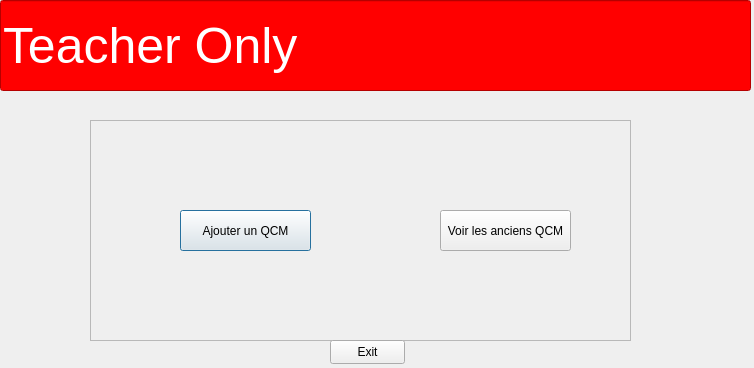
<?xml version="1.0" encoding="UTF-8"?>
<ui version="4.0">
 <class>Qcm</class>
 <widget class="QDialog" name="Qcm">
  <property name="geometry">
   <rect>
    <x>0</x>
    <y>0</y>
    <width>754</width>
    <height>368</height>
   </rect>
  </property>
  <property name="windowTitle">
   <string>Dialog</string>
  </property>
  <property name="styleSheet">
   <string notr="true">backgroud-color:white;
</string>
  </property>
  <widget class="QLineEdit" name="lineEdit">
   <property name="geometry">
    <rect>
     <x>0</x>
     <y>0</y>
     <width>751</width>
     <height>91</height>
    </rect>
   </property>
   <property name="styleSheet">
    <string notr="true">background-color:red;
color: white;
font-size: 50px;
justify-content: center;
text-align: center;

</string>
   </property>
   <property name="text">
    <string>Teacher Only</string>
   </property>
  </widget>
  <widget class="QFrame" name="frame">
   <property name="geometry">
    <rect>
     <x>90</x>
     <y>120</y>
     <width>541</width>
     <height>221</height>
    </rect>
   </property>
   <property name="frameShape">
    <enum>QFrame::StyledPanel</enum>
   </property>
   <property name="frameShadow">
    <enum>QFrame::Raised</enum>
   </property>
   <widget class="QPushButton" name="addQcm">
    <property name="geometry">
     <rect>
      <x>90</x>
      <y>90</y>
      <width>131</width>
      <height>41</height>
     </rect>
    </property>
    <property name="text">
     <string>Ajouter un QCM</string>
    </property>
   </widget>
   <widget class="QPushButton" name="listQcm">
    <property name="geometry">
     <rect>
      <x>350</x>
      <y>90</y>
      <width>131</width>
      <height>41</height>
     </rect>
    </property>
    <property name="text">
     <string>Voir les anciens QCM</string>
    </property>
   </widget>
  </widget>
  <widget class="QPushButton" name="pushButton">
   <property name="geometry">
    <rect>
     <x>330</x>
     <y>340</y>
     <width>75</width>
     <height>24</height>
    </rect>
   </property>
   <property name="text">
    <string>Exit</string>
   </property>
  </widget>
 </widget>
 <resources/>
 <connections/>
</ui>
